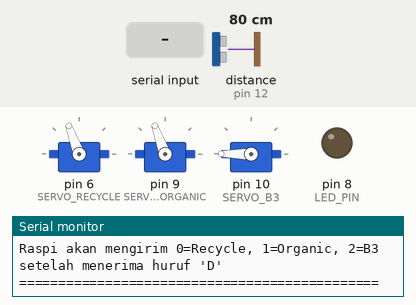
This program was run on a simulated Arduino Nano, built with avr-gcc and run on an emulated ATmega328P. Shown: 3 × servo, output pins drawn as LEDs (lit = HIGH), the last lines printed to the serial monitor. Wiring (inferred from the names in the program): ultrasonic range finder: trigger pin 11; echo pin 12. The test bench sets the inputs (shaded band); at power-on: distance to the obstacle (sensor on pin 12) 80 cm. The echo pulse lasts 58.3 µs per cm; pins used as bus, display or sensor lines are not drawn.

Above: at 1.7 s.
1.8 s: "2\n" received over Serial
At 4.6 s:
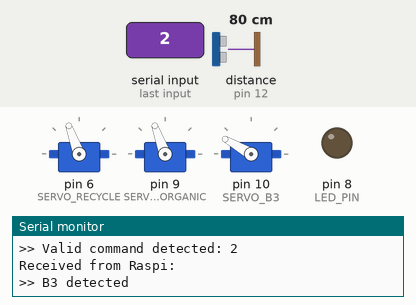
4.8 s: byte 48 ('0') received over Serial
At 5.7 s:
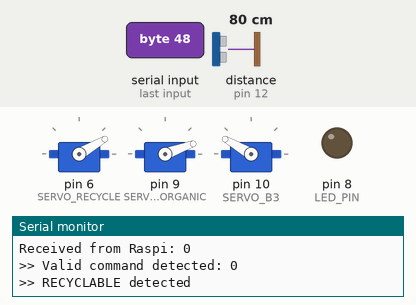
6.6 s: byte 50 ('2') received over Serial
At 10.7 s:
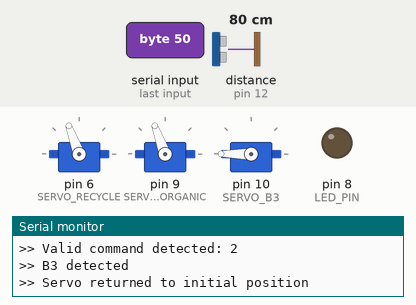
11.5 s: byte 49 ('1') received over Serial
At 12.3 s:
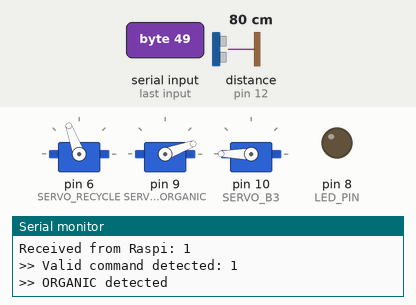
13.0 s: "0\n" received over Serial
At 13.9 s:
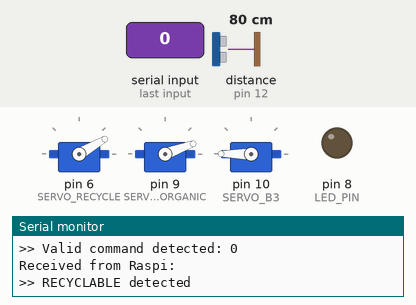
Timing chart, 0 to 17.5 s (numbered marks = the images above; inputs shaded):
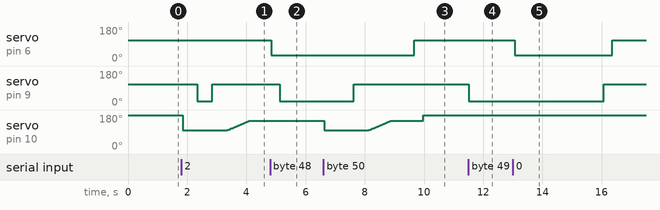

Measured:
- after the input at 1.8 s, servo on pin 9 (SERVO_ORGANIC): 110° → 20° after 0.54 s, → 110° 0.50 s later
- after the input at 4.8 s, servo on pin 6 (SERVO_RECYCLE): 110° → 30° at once; servo on pin 9 (SERVO_ORGANIC): 110° → 20° after 0.33 s; servo on pin 10 (SERVO_B3): stays 150° (without the input it goes to 180° after 0.39 s)
- after the input at 6.6 s, servo on pin 6 (SERVO_RECYCLE): 30° → 110° after 3.1 s instead of 1.5 s
- after the input at 11.5 s, servo on pin 9 (SERVO_ORGANIC): 110° → 20° at once
- after the input at 13.0 s, servo on pin 6 (SERVO_RECYCLE): 110° → 30° after 0.06 s, → 110° 3.3 s later; servo on pin 9 (SERVO_ORGANIC): 20° → 110° after 3.1 s instead of 1.5 s

The program:

main.cpp
```cpp
#include <Arduino.h>
#include <Servo.h>
#include "ultrasonic.h"

const int MAX_DETECTION_DISTANCE_CM = 10; // Jarak trigger (lebih dekat dari ini = ada objek)
const int MIN_DETECTION_DISTANCE_CM = 3;  // Jarak minimum (anti-noise)

#define SERVO_RECYCLE 6   // Servo kiri (Recycle)
#define SERVO_ORGANIC 9   // Servo tengah (Organic)
#define SERVO_B3 10       // Servo kanan (B3)

Servo servoRecycle;
Servo servoOrganic;
Servo servoB3;


const int POS_RECYCLE_DEFAULT = 110;
const int POS_ORGANIC_DEFAULT = 110;
const int POS_B3_DEFAULT = 180;

unsigned long servoStartTime = 0;
bool servoActive = false;
int activeCommand = -1; // 0=Recycle, 1=Organic, 2=B3
volatile bool newCommandReceived = false;
volatile char raspiCommand = -1; // Stores the '0', '1', or '2'
bool objectAlreadyDetected = false;

void servoSetup() {
  servoRecycle.attach(SERVO_RECYCLE);
  servoOrganic.attach(SERVO_ORGANIC);
  servoB3.attach(SERVO_B3);

  // Posisi awal semua servo
  servoRecycle.write(POS_RECYCLE_DEFAULT);
  servoOrganic.write(POS_ORGANIC_DEFAULT);
  servoB3.write(POS_B3_DEFAULT);

  delay(500);
}

void servoLogic(int command) {
  servoStartTime = millis();
  servoActive = true;
  activeCommand = command;

  switch (command) {
    case 0: // RECYCLE
      Serial.println(">> RECYCLABLE detected");
      servoRecycle.write(30);          // servo kiri buka
      delay(300);
      servoOrganic.write(20);          // servo tengah bantu buka
      break;

    case 1: // ORGANIC
      Serial.println(">> ORGANIC detected");
      servoOrganic.write(20);          // servo tengah buka
      break;

    case 2: // B3 (BATTERY)
      Serial.println(">> B3 detected");
      // Servo B3 buka ke 100 derajat
      servoB3.write(100);
      delay(500);
      // Servo Organic buka
      servoOrganic.write(20);
      delay(500);
      // Servo Organic kembali
      servoOrganic.write(POS_ORGANIC_DEFAULT);
      delay(500);
      // Servo B3 kembali perlahan
      for (int angle = 100; angle <= 150; angle++) {
        servoB3.write(angle);
        delay(15);
      }
      delay(500);
      break;

    default:
      Serial.println(">> INVALID command");
      servoActive = false;
      activeCommand = -1;
      break;
  }
}

void updateServo() {
  if (servoActive && (millis() - servoStartTime >= 3000)) {
    switch (activeCommand) {
      case 0:
        servoOrganic.write(POS_ORGANIC_DEFAULT);
        delay(300);
        servoRecycle.write(POS_RECYCLE_DEFAULT);
        break;
      case 1:
        servoOrganic.write(POS_ORGANIC_DEFAULT);
        break;
      case 2:
        servoRecycle.write(POS_RECYCLE_DEFAULT);
        delay(300);
        servoB3.write(POS_B3_DEFAULT);
        break;
    }
    servoActive = false;
    activeCommand = -1;\
    objectAlreadyDetected = false; // reset flag
    Serial.println(">> Servo returned to initial position");
  }
}

void setup() {
  Serial.begin(115200);
  ultrasonicSetup();     // dari file ultrasonic.h
  servoSetup();

  Serial.println("=== SMART TRASH BIN SYSTEM ===");
  Serial.println("Menunggu deteksi objek dari ultrasonic...");
  Serial.println("Raspi akan mengirim 0=Recycle, 1=Organic, 2=B3 setelah menerima huruf 'D'");
  Serial.println("==============================================");
}

void loop() {
  // Cek apakah ada objek di depan sensor
  long distance = readDistanceCM(TRIG_IN, ECHO_IN);
  bool isObjectPresent = (distance > MIN_DETECTION_DISTANCE_CM) && (distance < MAX_DETECTION_DISTANCE_CM);

  // Only send 'D' if a servo is not already active
  if (!servoActive && isObjectPresent && !objectAlreadyDetected) {
    Serial.write('D');  // kirim sinyal ke Raspberry Pi
    Serial.println(" >> Object detected, sending 'D' to Raspi");
    objectAlreadyDetected = true;
  }

  // Cek apakah ada perintah BARU from Raspi
  // This flag is set by serialEvent()
  if (newCommandReceived) {
    newCommandReceived = false; // Reset the flag


    if (raspiCommand == '0') servoLogic(0);
    else if (raspiCommand == '1') servoLogic(1);
    else if (raspiCommand == '2') servoLogic(2);
    else Serial.println(">> Invalid input from Raspi!");

    raspiCommand = -1; // Clear the command
  }

  //Perbarui posisi servo jika waktu sudah habis
  updateServo();

  delay(50); // Shorter delay for a more responsive loop
}

void serialEvent() {
  while (Serial.available() > 0) {
    // Read the incoming character
    char input = (char)Serial.read();

    // Debug: print every incoming character for visibility
    Serial.print("Received from Raspi: ");
    Serial.println(input);

    // Check if it's a valid command and no command is already pending
    if ((input == '0' || input == '1' || input == '2') && !newCommandReceived) {
      raspiCommand = input;       // Store the command
      newCommandReceived = true;  // Set the flag for the main loop

      Serial.print(">> Valid command detected: ");
      Serial.println(raspiCommand);
    }
    else if (input != '\n' && input != '\r') {
      Serial.println(">> Ignored invalid character");
    }
  }
}


//-------- SERIAL MONITOR TEST MODE FOR SERVOS --------
// #include <Arduino.h>
// #include <Servo.h>

// // === Definisi pin servo ===
// #define SERVO_RECYCLE 6   // Servo kiri (Recycle)
// #define SERVO_ORGANIC 9   // Servo tengah (Organic)
// #define SERVO_B3 10       // Servo kanan (B3)

// // === Objek servo ===
// Servo servoRecycle;
// Servo servoOrganic;
// Servo servoB3;

// // === Posisi default servo ===
// const int POS_RECYCLE_DEFAULT = 120;
// const int POS_ORGANIC_DEFAULT = 115;
// const int POS_B3_DEFAULT = 180;

// // === Variabel kontrol ===
// unsigned long servoStartTime = 0;
// bool servoActive = false;
// int activeCommand = -1; // 0=recycle, 1=organic, 2=B3

// // ------------------ Setup Awal Servo ------------------
// void servoSetup() {
//   servoRecycle.attach(SERVO_RECYCLE);
//   servoOrganic.attach(SERVO_ORGANIC);
//   servoB3.attach(SERVO_B3);

//   // Posisi awal semua servo
//   servoRecycle.write(POS_RECYCLE_DEFAULT);
//   servoOrganic.write(POS_ORGANIC_DEFAULT);
//   servoB3.write(POS_B3_DEFAULT);

//   delay(500);
// }

// // ------------------ Gerakan Berdasarkan Input ------------------
// void servoLogic(int command) {
//   servoStartTime = millis();
//   servoActive = true;
//   activeCommand = command;

//   switch (command) {
//     case 0: // === RECYCLE ===
//       Serial.println(">> RECYCLABLE detected");
//       servoRecycle.write(30);          // servo pin 6 buka
//       delay(300);
//       servoOrganic.write(20);          // servo pin 9 buka
//       break;

//     case 1: // === ORGANIC ===
//       Serial.println(">> ORGANIC detected");
//       servoOrganic.write(20);          // servo pin 9 buka
//       break;

//     case 2: // === B3 (BATTERY) ===
//     Serial.println(">> B3 detected");

//     // 1️⃣ Servo B3 buka ke 100 derajat (cepat)
//     servoB3.write(100);
//     delay(500);

//     // 2️⃣ Servo Organic buka ke 20 derajat (cepat)
//     servoOrganic.write(20);
//     delay(500);

//     // 3️⃣ Servo Organic kembali ke 115 derajat (cepat)
//     servoOrganic.write(115);
//     delay(500);

//     // 4️⃣ Servo B3 kembali perlahan ke 150 derajat (posisi awal)
//     for (int angle = 100; angle <= 150; angle++) {
//     servoB3.write(angle);
//     delay(15); // Ubah untuk atur kecepatan: kecil = lebih cepat
//     }

//   delay(500);
//   break;

//     default:
//       Serial.println(">> INVALID command");
//       servoActive = false;
//       activeCommand = -1;
//       break;
//   }
// }

// // ------------------ Kembalikan Servo ke Posisi Awal ------------------
// void updateServo() {
//   if (servoActive && (millis() - servoStartTime >= 3000)) {
//     switch (activeCommand) {
//       case 0: // inorganic
//         servoOrganic.write(POS_ORGANIC_DEFAULT);   // kembali ke 115
//         delay(300);
//         servoRecycle.write(POS_RECYCLE_DEFAULT);   // kembali ke 120
//         break;

//       case 1: // Organic
//         servoOrganic.write(POS_ORGANIC_DEFAULT);   // kembali ke 115
//         break;

//       case 2: // B3
//         servoRecycle.write(POS_RECYCLE_DEFAULT);   // servo 6 kembali ke 120
//         delay(300);
//         servoB3.write(POS_B3_DEFAULT);             // servo 10 kembali ke 180
//         break;
//     }

//     servoActive = false;
//     activeCommand = -1;
//     Serial.println(">> Servo returned to initial position");
//   }
// }

// // ------------------ Setup ------------------
// void setup() {
//   Serial.begin(115200);
//   servoSetup();

//   Serial.println("=== SERVO TEST MODE (MANUAL INPUT) ===");
//   Serial.println("Input command:");
//   Serial.println("0 = Recycle");
//   Serial.println("1 = Organic");
//   Serial.println("2 = B3 (Battery)");
//   Serial.println("=======================================");
// }

// // ------------------ Loop Utama ------------------
// void loop() {
//   // Baca input dari Serial Monitor
//   if (Serial.available() > 0) {
//     char input = Serial.read();

//     if (input == '0') servoLogic(0);
//     else if (input == '1') servoLogic(1);
//     else if (input == '2') servoLogic(2);
//     else {
//       Serial.println(">> Invalid input! Please enter 0, 1, or 2.");
//     }
//   }

//   updateServo();
// }
```

ultrasonic.h
```cpp
#ifndef ULTRASONIC_H
#define ULTRASONIC_H
#include <Arduino.h>

//Box sensors
#define TRIG1 2
#define ECHO1 3
#define TRIG2 4
#define ECHO2 5
#define TRIG3 6
#define ECHO3 7

// Input sensor
#define TRIG_IN 11
#define ECHO_IN 12

// LED
#define LED_PIN 8

inline void ultrasonicSetup() {
  // Box sensors
  pinMode(TRIG1, OUTPUT); pinMode(ECHO1, INPUT);
  pinMode(TRIG2, OUTPUT); pinMode(ECHO2, INPUT);
  pinMode(TRIG3, OUTPUT); pinMode(ECHO3, INPUT);

  // Input sensor
  pinMode(TRIG_IN, OUTPUT); pinMode(ECHO_IN, INPUT);

  // LED
  pinMode(LED_PIN, OUTPUT);
  digitalWrite(LED_PIN, LOW);
}

inline long readDistanceCM(int trigPin, int echoPin) {
  digitalWrite(trigPin, LOW);
  delayMicroseconds(2);
  digitalWrite(trigPin, HIGH);
  delayMicroseconds(10);
  digitalWrite(trigPin, LOW);

  long duration = pulseIn(echoPin, HIGH, 30000);
  return duration * 0.034 / 2;
}

#endif
```
